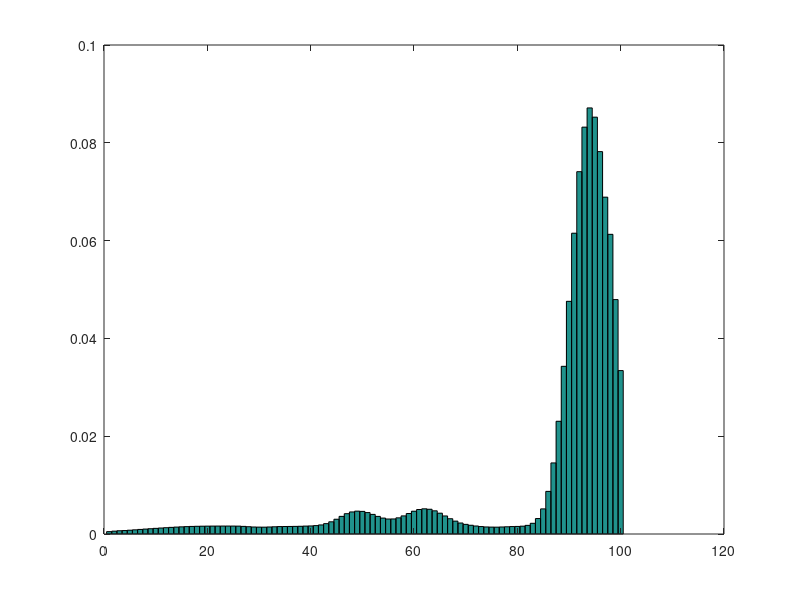

The MATLAB source for this figure:
# Objective: build a histogram filter for Probabilistic Robotics
# chapter 8.

# P(Xt-1,Xt,Zt,Mt) = P(Xt|Xt-1,Mt)  -> motion model
#                    P(Xt-1)        -> posterior
#                    P(Zt|Xt)       -> sensor model
#                    P(Mt)          -> motor moviment

# The map is represented by 100 cells in horizontal
# The doors is located in cells 30, 43 and 75
# In one timeStamp, the robot moves 4 cells

# P(Xt|m)     -> Prediction                 -> belBar(Xt)
# P(Xt|m,z)   -> Estimation or Correction   -> bel(Xt)

# |X| = 100 (cells)
# |Z| = 2   (see door, dont)
# |M| = 2   (move forward 3 cells, stay)

### BUILDING PROBABILITIES

## P(Xt|Xt-1,Mt) -- OK
P_XAdXPMA = ones(100,100,2);
for ma = 1:2
  for xp = 1:100
    for xa = 1:100
      
      # move 3 cells
      if(ma==1)
        if(xa - xp == 3)
          P_XAdXPMA(xa,xp,ma) = 1000;
        elseif (xa - xp == 4 || xa - xp == 2)
          P_XAdXPMA(xa,xp,ma) = 970;
        elseif(xa - xp == 5 || xa - xp == 1)  
          P_XAdXPMA(xa,xp,ma) = 650;
        endif
      endif
      
      # stay
      if(ma==2)
        if(xa - xp == 0)
          P_XAdXPMA(xa,xp,ma) = 1000;
        elseif (xa - xp == 1 || xa - xp == -1)
          P_XAdXPMA(xa,xp,ma) = 970;
        elseif(xa - xp == 2 || xa - xp == -2)  
          P_XAdXPMA(xa,xp,ma) = 650;
        endif
      endif
    
    endfor
    
  P_XAdXPMA(:,xp,ma) = P_XAdXPMA(:,xp,ma)/sum(P_XAdXPMA(:,xp,ma));
  endfor
endfor
    

## P(Xt-1) begins uniform -- OK
P_XP = ones(1,100)*1./100;
# sum(P_XP)

## P(Zt|Xt) is constant and depends on map -- OK
P_ZAdXA = [1 ,1 ,1 ,1 ,1 ,1 ,1 ,1 ,1 ,1 , ...
           1 ,1 ,1 ,1 ,1 ,1 ,1 ,1 ,1 ,1 , ...
           1 ,1 ,1 ,1 ,1 ,1 ,300 ,650 ,980 ,1000, ...
           980 ,650 ,300 ,1 ,1 ,1 ,1 ,1 ,1 ,300 , ...
           650 ,980 ,1000,980 ,650 ,300 ,1 ,1 ,1 ,1 , ...
           1 ,1 ,1 ,1 ,1 ,1 ,1 ,1 ,1 ,1 , ...
           1 ,1 ,1 ,1 ,1 ,1 ,1 ,1 ,1 ,1 , ...
           1 ,300 ,650 ,980 ,1000,980 ,650 ,300 ,1 ,1 , ...
           1 ,1 ,1 ,1 ,1 ,1 ,1 ,1 ,1 ,1 , ...
           1 ,1 ,1 ,1 ,1 ,1 ,1 ,1 ,1 ,1 ];

P_ZAdXA = 1.0*P_ZAdXA/sum(P_ZAdXA);
P_ZAdXA = [P_ZAdXA; 1-P_ZAdXA];

## P(MA) is uniform
P_MA = [0.5 0.5];


### EXECUTING
# first move, after measure

# P(Xt|m)     -> Prediction                 -> belBar(Xt)
# P(Xt|m,z)   -> Estimation or Correction   -> bel(Xt)

# 20 iterations
# Needs define the values for motor and sensor
# Begins in position 5

iterations = 34;
motor = [1,1,1,1,1,1,1,1,1,2,1,...
         1,1,1,2,1,2,1,1,1,1,1,...
         1,1,1,1,1,1,1,1,1,1,1,2];

measu = [2,2,2,2,2,2,2,1,1,1,2,...
         2,1,1,1,2,2,2,2,2,2,2,...
         2,2,2,1,1,2,2,2,2,2,2,2];           

P_XAdm = ones(1, 100);   
P_XAdmz = ones(1, 100); 

bar(P_XP, "hist");
input("click here and press enter!");
pause();       

for it = 1:iterations
    # P(Xt|m) = E_Xt-1{P(Xt|Xt-1,Mt).P(Xt-1)}
    for allx = 1: 100
      P_XAdm(1,allx) = sum(P_XAdXPMA(allx,:,motor(1,it)) .* P_XP(1,:));
    endfor
    
    # P(Xt|m,z) = (P(Zt|Xt).P(Xt|m)/n
    for allx = 1: 100
      P_XAdmz(1,allx) =  P_ZAdXA(measu(1,it), allx) * P_XAdm(1, allx);
    endfor
    
    P_XP(1,:) = P_XAdmz(1,:)/sum(P_XAdmz(1,:));
    
    bar(P_XP, "hist");
    input("click here and press enter!");
    pause();
endfor